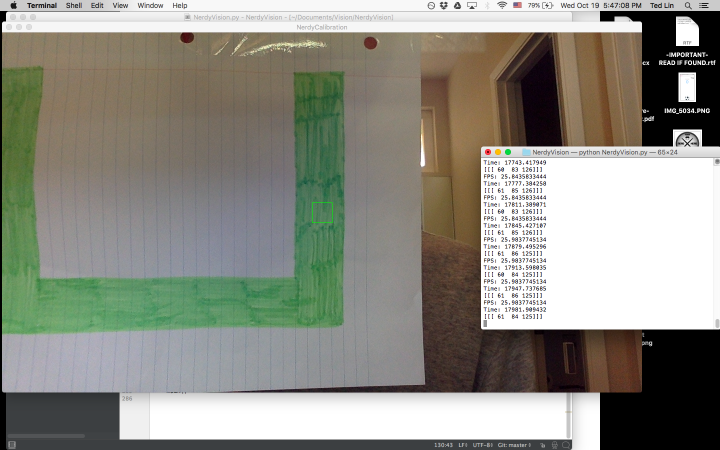
#> input picture tests/2016.Cal.1.png, 1440 x 900 px, given in place of the camera (shown at 1/2 size)
$ python NerdyVision2016.py   (older library calls are emulated)
#> lines starting #> are read from the running program, lines starting #| are printed output that depends on the picture; after the words box and inside, x2 and y2 are one past the last pixel; in counts of white or black regions, pixels touching at a corner belong together; long printed decimals are rounded
### src/NerdyFunctions.py
import cv2
import NerdyConstants
import math

"""FRC Image Processing Functions"""
__author__ = "tedlin"


def mask(lower, upper, frame):
    """Mask for specified color ranges."""
    hsv = cv2.cvtColor(frame, cv2.COLOR_BGR2HSV)
    mask = cv2.inRange(hsv, lower, upper)
    res = cv2.bitwise_and(frame, frame, mask=mask)
    return res, mask


def draw_static(img):
    """Draw references on frame."""
    # cv2.line(img, (NerdyConstants.FRAME_CX, int(0.25 * NerdyConstants.FRAME_Y)),
    #          (NerdyConstants.FRAME_CX, int(0.75 * NerdyConstants.FRAME_Y)), (255, 0, 0), 3)
    cv2.line(img, (int(0.25 * NerdyConstants.FRAME_X), NerdyConstants.FRAME_CY),
             (int(0.75 * NerdyConstants.FRAME_X), NerdyConstants.FRAME_CY), (255, 0, 0), 3)


def polygon(c, epsil):
    """Remove concavities from a contour and turn it into a polygon."""
    hull = cv2.convexHull(c)
    epsilon = epsil * cv2.arcLength(hull, True)
    goal = cv2.approxPolyDP(hull, epsilon, True)
    return goal


def calc_center(M):
    """Detect the center given the moment of a contour."""
    cx = int(M['m10'] / M['m00'])
    cy = int(M['m01'] / M['m00'])
    return cx, cy


# [54 lines left out: functions calc_horiz_angle, calc_vertical_angle, calc_distance, avg, is_aligned, report_command and 1 more, not called in this run]

### src/NerdyVision2016.py
import logging
import os
import time
import cv2
import numpy as np
import math
# from networktables import NetworkTable
import NerdyConstants
import NerdyFunctions
# logging.basicConfig(level=logging.DEBUG)

"""2016 FRC High Goal Image Processing on Raspberry Pi with Microsoft Lifecam"""
__author__ = "tedlin"

cap = cv2.VideoCapture(1)

cap.set(cv2.CAP_PROP_FRAME_WIDTH, NerdyConstants.FRAME_X)
cap.set(cv2.CAP_PROP_FRAME_HEIGHT, NerdyConstants.FRAME_Y)

width_inches = 4
fc_to_real_center_inches = 8

def pixels_to_inches(pixels, width_pixels):
    if width_pixels == 0:
        return 0
    else:
        return pixels * width_inches / width_pixels


def inches_to_pixels(inches, width_pixels):
    if width_pixels == 0:
        return 0
    else:
        return inches * width_pixels / width_inches


def main():

    while 687:

        ret, frame = cap.read()
#> frame is the input picture: shape (900, 1440, 3); mean B, G, R 131.8, 141.5, 141.5
        capture_time = time.time()

        # blur = cv2.GaussianBlur(frame, (11, 11), 0)
        kernel = np.ones((5, 5), np.uint8)
        erosion = cv2.erode(frame, kernel, iterations=1)
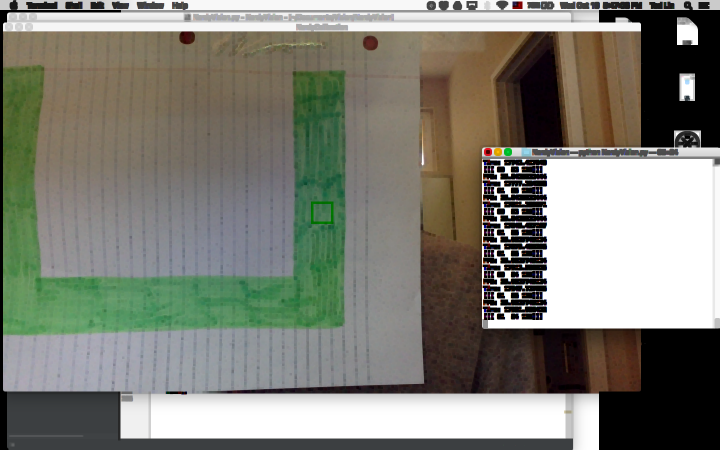
#> erosion: shape (900, 1440, 3) (shown at 1/2 size); mean B, G, R 117.7, 127.7, 127.3
        dilation = cv2.dilate(erosion, kernel, iterations=1)
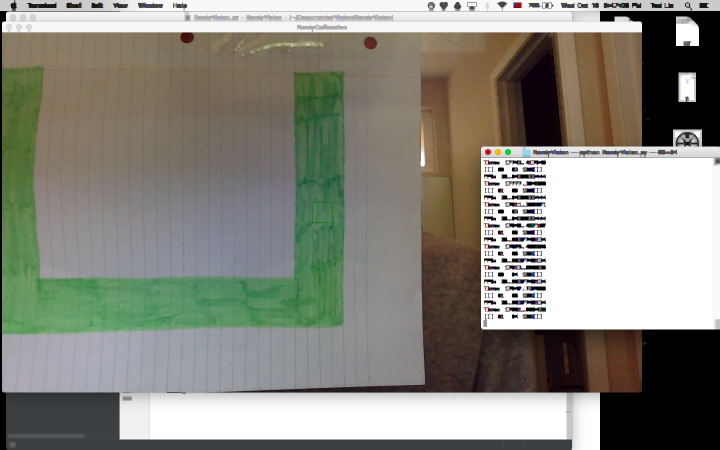
#> dilation: shape (900, 1440, 3) (shown at 1/2 size); mean B, G, R 127.5, 137.2, 137.2
        res, mask = NerdyFunctions.mask(NerdyConstants.LOWER_LIMIT, NerdyConstants.UPPER_LIMIT, dilation)
#> in mask, `hsv = cv2.cvtColor(frame, cv2.COLOR_BGR2HSV)`: hsv: shape (900, 1440, 3); mean H, S, V 36.9, 44.9, 144.1
#> in mask, `mask = cv2.inRange(hsv, lower, upper)`:
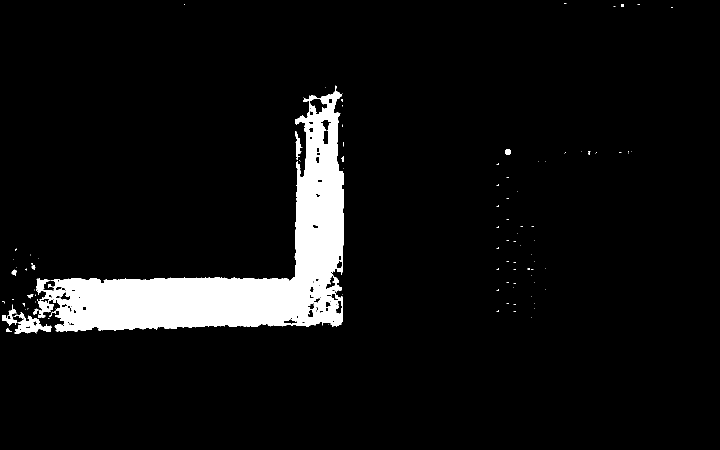
#> mask: shape (900, 1440) (shown at 1/2 size); 6.5% white; 111 white regions (98 under 20 px)
#> in mask, `res = cv2.bitwise_and(frame, frame, mask=mask)`:
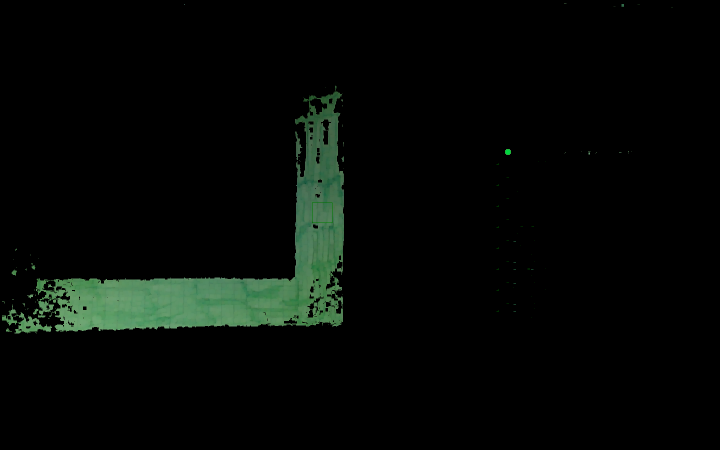
#> res: shape (900, 1440, 3) (shown at 1/2 size); mean B, G, R 5.8, 8.7, 5.1

        _, cnts, _ = cv2.findContours(mask.copy(), cv2.RETR_EXTERNAL,
                                cv2.CHAIN_APPROX_SIMPLE)
#> cnts = 110 contours, 98 with area under 20; largest, box (x1, y1, x2, y2) and area: (72, 171, 688, 663) 84194, (27, 625, 104, 667) 1224, (4, 609, 35, 651) 356, (590, 263, 605, 320) 282, (1010, 298, 1022, 310) 103

        if len(cnts) > 0:
            c = max(cnts, key=cv2.contourArea)
#> c = contour of 1325 points, box (x1, y1, x2, y2) (72, 171, 688, 663), area 84194
            area = cv2.contourArea(c)
#> area = 84194.5
            goal = NerdyFunctions.polygon(c, 0.025)
#> in polygon, `hull = cv2.convexHull(c)`: hull = contour of 17 points, box (x1, y1, x2, y2) (72, 171, 688, 663), area 186798
#> in polygon, `epsilon = epsil * cv2.arcLength(hull, True)`: epsilon = 47.2
#> in polygon, `goal = cv2.approxPolyDP(hull, epsilon, True)`: goal = [[673, 173], [681, 649], [76, 634], [75, 557]]
#> goal = [[673, 173], [681, 649], [76, 634], [75, 557]]
            M = cv2.moments(goal)
#> M = moments, m00 167145, centre m10/m00, m01/m00 = (448.6, 481.1)

            if area > NerdyConstants.MIN_GOAL_AREA and len(goal) == 4 and M['m00'] > 0:
                cv_cx, cv_cy = NerdyFunctions.calc_center(M)
#> in calc_center, `cx = int(M['m10'] / M['m00'])`: cx = 448
#> in calc_center, `cy = int(M['m01'] / M['m00'])`: cy = 481
#> cv_cx = 448; cv_cy = 481
                center = (cv_cx, cv_cy)
#> center = (448, 481)

                # DISPLAY BLOCK REMEMBER TO COMMENT OUT
                cv2.circle(res, center, 5, (255, 0, 0), -1) # remember to comment out
#> res: shape (900, 1440, 3); 0.01% of pixels changed, all inside (x1, y1, x2, y2) = (443, 476, 454, 487)

                real_cx = cv_cx - (NerdyConstants.FRAME_CX)
#> real_cx = 288
                real_cy = (NerdyConstants.FRAME_CY) - cv_cy
#> real_cy = -361
                center = (real_cx, real_cy)
#> center = (288, -361)
                # print(center)

                rect = cv2.minAreaRect(goal)
#> rect = ((374.7, 416.1), (604.7, 476.1), -0.963)
                box = cv2.boxPoints(rect)
#> box = [[76.42, 659.2], [68.42, 183.2], [673, 173], [681, 649]]
                box = np.int0(box)
#> box = [[76, 659], [68, 183], [673, 172], [681, 648]]

                # orientation = get_orientation(box)
                # print(orientation)
                dy_1 = box[0][1] - box[1][1]
#> dy_1 = 476
                dx_1 = box[0][0] - box[1][0]
#> dx_1 = 8
                hypo_1 = math.sqrt(math.pow(dy_1, 2) + math.pow(dx_1, 2))
#> hypo_1 = 476.1

                dy_2 = box[1][1] - box[2][1]
#> dy_2 = 11
                dx_2 = box[1][0] - box[2][0]
#> dx_2 = -605
                hypo_2 = math.sqrt(math.pow(dy_2, 2) + math.pow(dx_2, 2))
#> hypo_2 = 605.1

                if (hypo_2 > hypo_1):
                    dy = abs(box[2][1] - box[1][1])
#> dy = 11
                    dx = box[2][0] - box[1][0]
#> dx = 605
                    angle = 90 - math.degrees(math.atan2(dy, dx))
#> angle = 88.96
                    slope = dy / dx * 1.0
#> slope = 0.0182
                    y_int = slope * -real_cx + real_cy
#> y_int = -366.2
                    width_pixels = hypo_1
#> width_pixels = 476.1
                elif (hypo_1 > hypo_2):
                    dy = abs(box[1][1] - box[0][1])
                    dx = box[1][0] - box[0][0]
                    angle = 90 - math.degrees(math.atan2(dy, dx))
                    slope = dy / dx * 1.0
                    y_int = slope * -real_cx + real_cy
                    width_pixels = hypo_2
                else:
                    dy = 0
                    dx = 1
                    angle = 0
                    slope = 0
                    y_int = 99999
                    width_pixels = 0

                if math.isinf(y_int):
                    y_int = 99999
                else:
                    y_int = int(y_int)
#> y_int = -366

                # [5 lines of commented-out code are left out]
                print()

                cv_y_int = (NerdyConstants.FRAME_CX, (NerdyConstants.FRAME_CY - y_int))
#> cv_y_int = (160, 486)
                cv2.circle(res, cv_y_int, 5, (0, 255, 0), -1) # remember to comment out
#> res: shape (900, 1440, 3); mean B, G, R 5.8, 8.7, 5.1

                # DISPLAY BLOCK REMEMBER TO COMMENT OUT
                # cv2.drawContours(res, [goal], 0, (255, 0, 0), 5)
                cv2.drawContours(res,[box],0,(255,0,0),2)
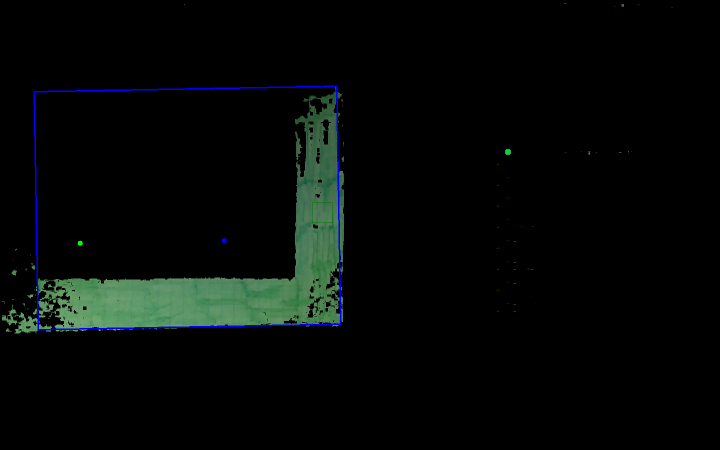
#> res: shape (900, 1440, 3) (shown at 1/2 size); mean B, G, R 6.9, 8.5, 5

                # we need to send real_cx, real_cy, angle, y_int
                real_cx_inches = pixels_to_inches(real_cx, width_pixels)
#> real_cx_inches = 2.42
                real_cy_inches = pixels_to_inches(real_cx, width_pixels)
#> real_cy_inches = 2.42
                y_int_inches = pixels_to_inches(y_int, width_pixels)
#> y_int_inches = -3.08

                print(real_cx_inches)
#| 2.420
                print(real_cy_inches)
#| 2.420
                print(y_int_inches)
#| -3.075

                offset_inches = inches_to_pixels(fc_to_real_center_inches, width_pixels)
#> offset_inches = 952.1
                real_cy_inches = real_cy_inches + offset_inches
#> real_cy_inches = 954.6
                y_int_inches = y_int_inches + offset_inches
#> y_int_inches = 949.1

                # [9 lines of commented-out code are left out]
        NerdyFunctions.draw_static(res) # this just draws crosshairs
        cv2.imshow("NerdyVision", res)

        cv2.waitKey(1)

    cap.release()
    cv2.destroyAllWindows()


if __name__ == '__main__':
    main()

$ run again, on tests/2016.HighGoal.2.png
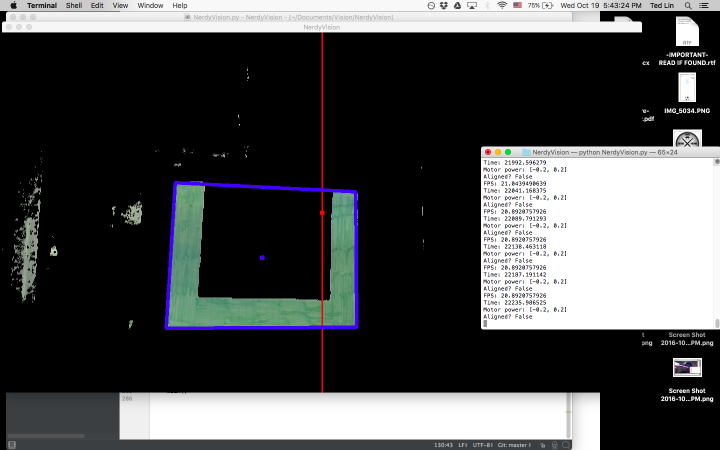
#> input picture tests/2016.HighGoal.2.png, 1440 x 900 px, given in place of the camera (shown at 1/2 size)
#> in main, frame is the input picture: shape (900, 1440, 3); mean B, G, R 75.6, 74.9, 74
#> hsv: shape (900, 1440, 3); mean H, S, V 8.3, 7.7, 74
#> in mask, `mask = cv2.inRange(hsv, lower, upper)`:
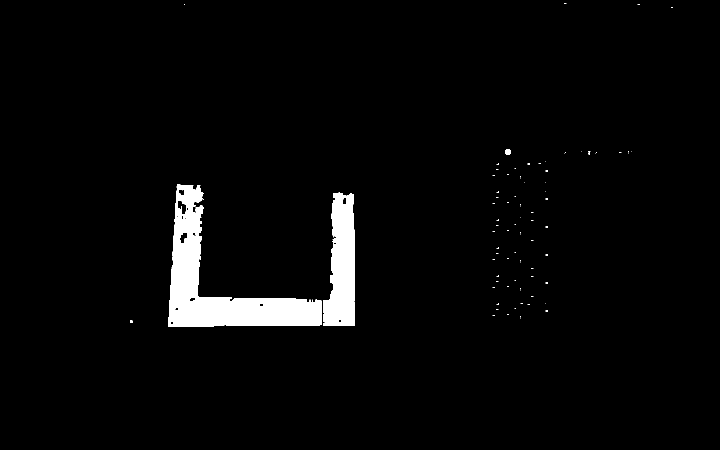
#> mask: shape (900, 1440) (shown at 1/2 size); 3.1% white; 84 white regions (80 under 20 px)
#> in mask, `res = cv2.bitwise_and(frame, frame, mask=mask)`:
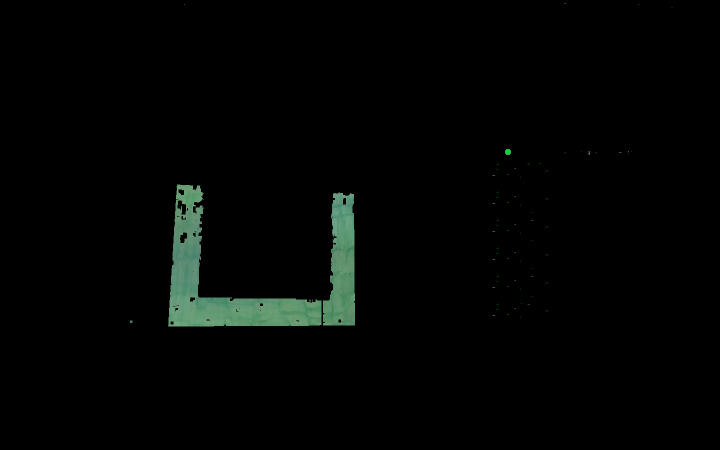
#> res: shape (900, 1440, 3) (shown at 1/2 size); mean B, G, R 3.5, 4.6, 2.9
#> cnts = 84 contours, 81 with area under 20; largest, box (x1, y1, x2, y2) and area: (336, 369, 643, 653) 27975, (646, 385, 710, 651) 12319, (1010, 298, 1022, 310) 103
#> c = contour of 288 points, box (x1, y1, x2, y2) (336, 369, 643, 653), area 27975
#> area = 27975
#> hull = contour of 13 points, box (x1, y1, x2, y2) (336, 369, 643, 653), area 55696
#> epsilon = 25.44
#> in polygon, `goal = cv2.approxPolyDP(hull, epsilon, True)`: goal = [[354, 369], [400, 371], [642, 601], [642, 649], [336, 652]]
#> M = moments, m00 55232, centre m10/m00, m01/m00 = (458.7, 544.5)
